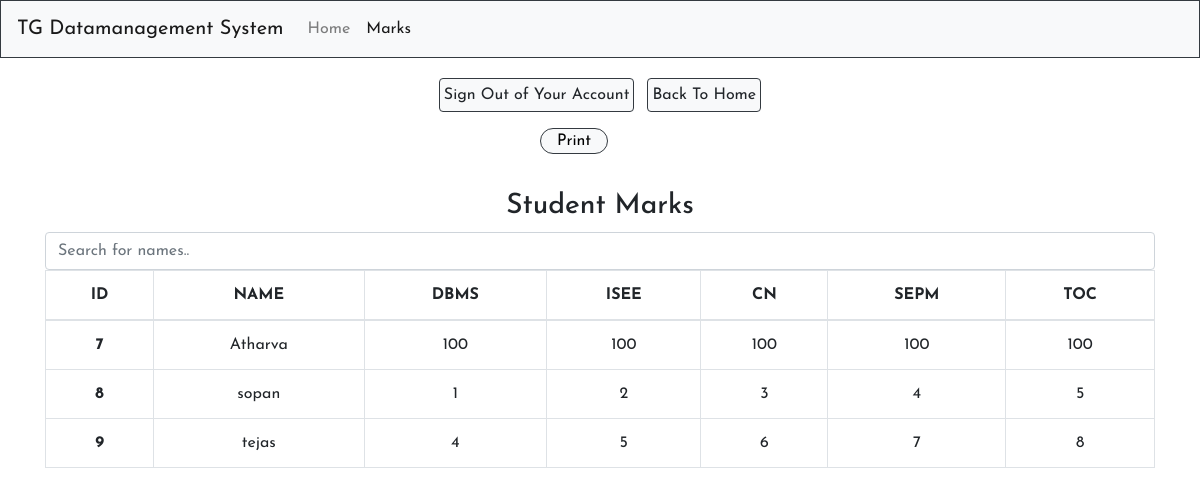
The page /marks.php on the database its author committed.
### tables this page shows
CREATE TABLE `mark` (
  `id` int(11) NOT NULL,
  `name` varchar(100) DEFAULT NULL,
  `dbms` int(20) DEFAULT NULL,
  `isee` int(20) DEFAULT NULL,
  `cn` int(20) DEFAULT NULL,
  `sepm` int(20) DEFAULT NULL,
  `toc` int(20) DEFAULT NULL
);

### marks.php (the view, shortened to what this page needs)
<!doctype html>
<html lang="en">
  <head>
    <link rel="stylesheet" href="https://maxcdn.bootstrapcdn.com/bootstrap/4.0.0/css/bootstrap.min.css">
    <link rel="stylesheet" href="main.css">
  </head>
  <body class="bg-white">
  <nav class="navbar navbar-expand-lg navbar-light bg-light border border-dark">
  <a class="navbar-brand" href="#">TG Datamanagement System</a>
  <div class="collapse navbar-collapse" id="navbarSupportedContent">
    <ul class="navbar-nav mr-auto">
      <li class="nav-item">
        <a class="nav-link" href="welcome.php">Home </a>
      </li>
      <li class="nav-item active">
        <a class="nav-link " href="marks.php">Marks<span class="sr-only">(current)</span></a>
      </li>
    </ul>
  </div>
</nav>
    <div class="heading container text-center pt-3">
        <a href="logout.php" class="btn btn-light rounded border border-dark p-1 m-1">Sign Out of Your Account</a>
        <a href="welcome.php" class="btn btn-light border border-dark p-1 m-1">Back To Home</a>
    </div>
    <div class="container text-center p-2 m-1">
        <button class="bg-light border border-dark" onclick="window.print()" style="border-radius: 1rem;">&emsp;Print&emsp;</button>
    </div>
    <div class="container pt-4">
        <h3 class="text-center">Student Marks</h3>
        <div class="table-responsive-xl">
        <input type="text" class="form-control" id="myInput" onkeyup="myFunction()" placeholder="Search for names.." title="Type in a name">
        <table class="table table-bordered table-hover rounded" id="myTable">
        <thead>
            <tr>
                <th scope="col" class="text-center">ID</th>
                <th scope="col" class="text-center">NAME</th>
                <th scope="col" class="text-center">DBMS</th>
                <th scope="col" class="text-center">ISEE</th>
                <th scope="col" class="text-center">CN</th>
                <th scope="col" class="text-center">SEPM</th>
                <th scope="col" class="text-center">TOC</th>
            </tr>
        </thead>
        <tbody>
        <?php
                    include 'config.php';
                    $sele = "select * from mark";
                    $query = mysqli_query($link,$sele);
                    while($res = mysqli_fetch_array($query)){
        ?>
            <tr>
                <th scope="row" class="text-center"><?php echo $res['id']?></th>
                <td class="text-center"><?php echo $res['name']?></td>
                <td class="text-center"><?php echo $res['dbms']?></td>
                <td class="text-center"><?php echo $res['isee']?></td>
                <td class="text-center"><?php echo $res['cn']?></td>
                <td class="text-center"><?php echo $res['sepm']?></td>
                <td class="text-center"><?php echo $res['toc']?></td>
            </tr>
            <?php
                }
            ?>
        </tbody>
        </table>
        </div>
    </div>
  </body>
</html>

### main.css (style rules this page uses)
* { margin: 0; padding: 0; box-sizing: border-box; list-style: none; text-decoration: none; font-family: 'Josefin Sans', sans-serif; }

### rows shown on the page
mark: id "7", name "Atharva", dbms "100", isee "100", cn "100", sepm "100", toc "100"
mark: id "8", name "sopan", dbms "1", isee "2", cn "3", sepm "4", toc "5"
mark: id "9", name "tejas", dbms "4", isee "5", cn "6", sepm "7", toc "8"
